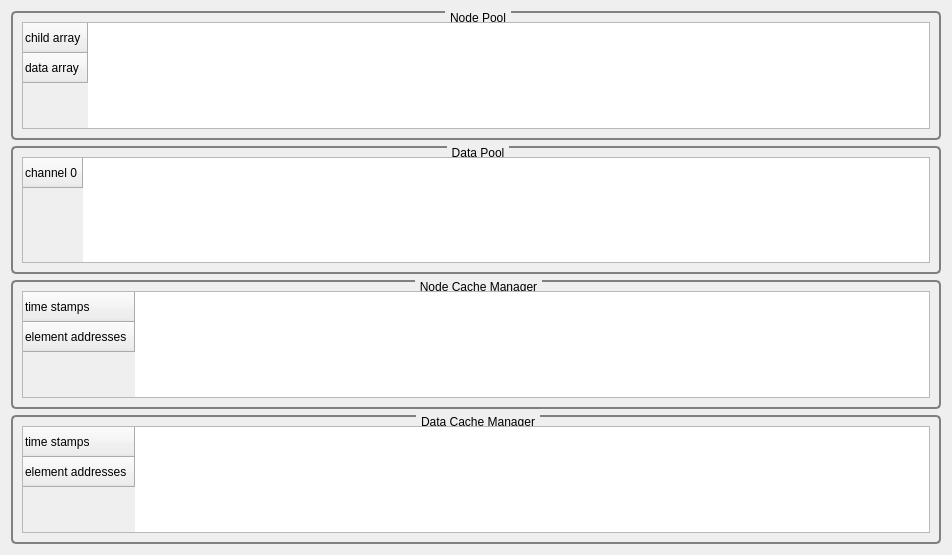
<?xml version="1.0" encoding="UTF-8"?>
<ui version="4.0">
 <class>GvvQInspectorView</class>
 <widget class="QWidget" name="GvvQInspectorView">
  <property name="geometry">
   <rect>
    <x>0</x>
    <y>0</y>
    <width>952</width>
    <height>555</height>
   </rect>
  </property>
  <property name="windowTitle">
   <string>Form</string>
  </property>
  <property name="styleSheet">
   <string notr="true">QGroupBox
{
     background-color: qlineargradient(x1: 0, y1: 0, x2: 0, y2: 1,
                                       stop: 0 #E0E0E0, stop: 1 #FFFFFF);
     border: 2px solid gray;
     border-radius: 5px;
     margin-top: 1ex; /* leave space at the top for the title */
 }

 QGroupBox::title
{
	 subcontrol-origin: margin;
     subcontrol-position: top center; /* position at the top center */
     padding: 0 3px;
     /*background-color: qlineargradient(x1: 0, y1: 0, x2: 0, y2: 1,
                                       stop: 0 #DDDDDD, stop: 1 #FFFFFF);*/
     border-radius: 3px;
 }

QLabel
{
	border-radius: 4px;
	padding: 2px;
 }
</string>
  </property>
  <layout class="QVBoxLayout" name="verticalLayout_5">
   <item>
    <widget class="QGroupBox" name="groupBox">
     <property name="title">
      <string>Node Pool</string>
     </property>
     <layout class="QVBoxLayout" name="verticalLayout">
      <item>
       <widget class="QTableWidget" name="_nodePoolTableWidget">
        <property name="alternatingRowColors">
         <bool>true</bool>
        </property>
        <row>
         <property name="text">
          <string>child array</string>
         </property>
        </row>
        <row>
         <property name="text">
          <string>data array</string>
         </property>
        </row>
       </widget>
      </item>
     </layout>
    </widget>
   </item>
   <item>
    <widget class="QGroupBox" name="groupBox_2">
     <property name="title">
      <string>Data Pool</string>
     </property>
     <layout class="QVBoxLayout" name="verticalLayout_2">
      <item>
       <widget class="QTableWidget" name="_dataPoolTableWidget">
        <property name="alternatingRowColors">
         <bool>true</bool>
        </property>
        <row>
         <property name="text">
          <string>channel 0</string>
         </property>
        </row>
       </widget>
      </item>
     </layout>
    </widget>
   </item>
   <item>
    <widget class="QGroupBox" name="groupBox_3">
     <property name="title">
      <string>Node Cache Manager</string>
     </property>
     <layout class="QVBoxLayout" name="verticalLayout_3">
      <item>
       <widget class="QTableWidget" name="_nodeCacheManagerTableWidget">
        <property name="alternatingRowColors">
         <bool>true</bool>
        </property>
        <row>
         <property name="text">
          <string>time stamps</string>
         </property>
        </row>
        <row>
         <property name="text">
          <string>element addresses</string>
         </property>
        </row>
       </widget>
      </item>
     </layout>
    </widget>
   </item>
   <item>
    <widget class="QGroupBox" name="groupBox_4">
     <property name="title">
      <string>Data Cache Manager</string>
     </property>
     <layout class="QVBoxLayout" name="verticalLayout_4">
      <item>
       <widget class="QTableWidget" name="_dataCacheManagerTableWidget">
        <property name="alternatingRowColors">
         <bool>true</bool>
        </property>
        <row>
         <property name="text">
          <string>time stamps</string>
         </property>
        </row>
        <row>
         <property name="text">
          <string>element addresses</string>
         </property>
        </row>
       </widget>
      </item>
     </layout>
    </widget>
   </item>
   <item>
    <spacer name="verticalSpacer">
     <property name="orientation">
      <enum>Qt::Vertical</enum>
     </property>
     <property name="sizeHint" stdset="0">
      <size>
       <width>20</width>
       <height>2</height>
      </size>
     </property>
    </spacer>
   </item>
  </layout>
 </widget>
 <resources/>
 <connections/>
</ui>
